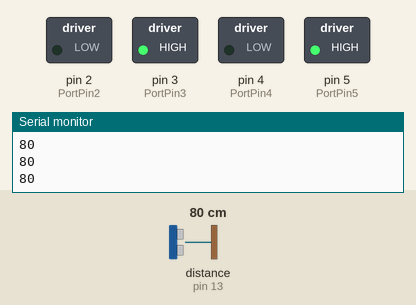
Simulated run of this sketch. Board: Arduino Uno, built with avr-gcc and run on an emulated ATmega328P. On the bench: switched loads named in the sketch (green lamp = pin HIGH), the last lines printed to the serial monitor. The test bench sets the inputs (shaded band); at power-on: distance to the obstacle (sensor on pin 13) 80 cm. The echo pulse lasts 58.3 µs per cm; pins used as bus, display or sensor lines are not drawn.

Above: at 1.2 s.
1.3 s: distance to the obstacle (sensor on pin 13) set to 7 cm
2.8 s: distance to the obstacle (sensor on pin 13) set to 4 cm
At 5.1 s:
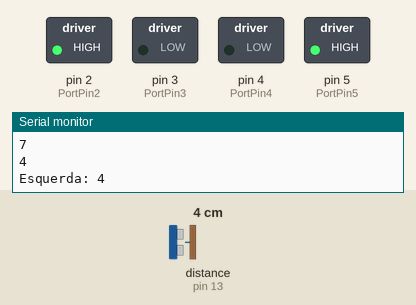
5.8 s: distance to the obstacle (sensor on pin 13) set to 9 cm
At 7.52 s:
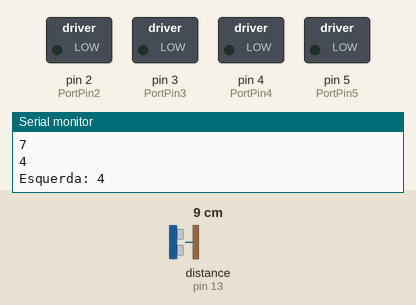
8.8 s: distance to the obstacle (sensor on pin 13) set to 2 cm
At 9.3 s:
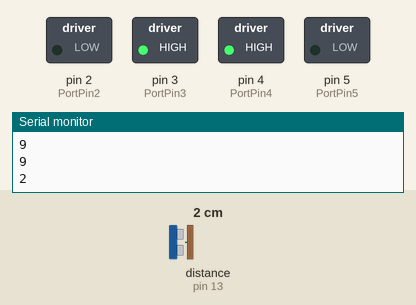
Timing chart, 0 to 12.1 s (numbered marks = the images above; inputs shaded):
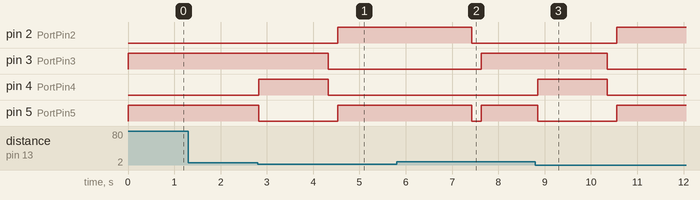

Measured:
- the behaviour switches between 6 and 5 cm on distance to the obstacle (sensor on pin 13) (found by bisection; images 0 and 1)
- after the input at 2.8 s, pin 2 (PortPin2): LOW → HIGH after 1.7 s; pin 3 (PortPin3): HIGH → LOW after 1.5 s; pin 4 (PortPin4): LOW → HIGH at once, → LOW 1.5 s later; pin 5 (PortPin5): HIGH → LOW at once, → HIGH 1.7 s later
- after the input at 5.8 s, pin 4 (PortPin4): stays LOW (without the input it goes to HIGH after 1.9 s); pin 5 (PortPin5): goes on until 7.6 s, then stays HIGH
- after the input at 8.8 s, pin 2 (PortPin2): LOW → HIGH after 1.8 s; pin 3 (PortPin3): HIGH → LOW after 1.6 s; pin 4 (PortPin4): LOW → HIGH after 0.05 s, → LOW 1.5 s later; pin 5 (PortPin5): HIGH → LOW after 0.05 s, → HIGH 1.7 s later

The sketch:

carrinho_que_desvia.ino
```cpp
int PortPin2 = 2;    // Motor 1
int PortPin3 = 3;    // Motor 1
int PortPin4 = 4;    // Motor 2
int PortPin5 = 5;    // Motor 2
int distancia = 0;
int disdir= 0;
int disesq = 0;

#define echoPin 13
#define trigPin 12

#include "Ultrasonic.h"

Ultrasonic ultrasonic(12,13);

void setup()   {
  Serial.begin(9600);
  pinMode(PortPin2, OUTPUT);
  pinMode(PortPin3, OUTPUT);
  pinMode(PortPin4, OUTPUT);
  pinMode(PortPin5, OUTPUT);
  pinMode(echoPin, INPUT);
  pinMode(trigPin, OUTPUT);

}

void loop()  {
  drive_frente();
  delay(100);
  distancia = ultrasonico();
  Serial.println(distancia);
  delay(10);

  if(distancia <= 5){
    drive_esquerda();
    delay(1500);
    drive_stop();
    delay(200);
    disesq = ultrasonico();
    Serial.print("Esquerda: ");
    Serial.println (disesq);
    drive_direita();
    delay(2900);
    drive_stop();
    delay(200);
    disdir = ultrasonico();
    Serial.print("Direita: ");
    Serial.println(disdir);
    if(disdir >= disesq){
      Serial.println("-->Direita");
      drive_frente();
    }
    else{
      Serial.println("<--Esquerda");
      drive_esquerda();
      delay(2800);
      drive_stop();
      delay(200);
      drive_frente();
    }
  }
}

void drive_esquerda(){           //função drive_esquerda
  digitalWrite(PortPin2, LOW);     //Motor 1
  digitalWrite(PortPin3, HIGH);    //Motor 2
  digitalWrite(PortPin4, HIGH);    //Motor 1
  digitalWrite(PortPin5, LOW);     //Motor 2
}

void drive_direita(){             //função drive_direita
  digitalWrite(PortPin2, HIGH);     //Motor 1
  digitalWrite(PortPin3, LOW);      //Motor 1
  digitalWrite(PortPin4, LOW);      //Motor 2
  digitalWrite(PortPin5, HIGH);     //Motor 2
}

void drive_stop(){                //função drive_stop
  digitalWrite(PortPin2, LOW);      //Motor 1
  digitalWrite(PortPin4, LOW);      //Motor 2
  digitalWrite(PortPin3, LOW);      //Motor 1
  digitalWrite(PortPin5, LOW);      //Motor 2
}

void drive_re(){                  //função drive_re
  digitalWrite(PortPin2, HIGH);     //Motor 1
  digitalWrite(PortPin3, LOW);      //Motor 1
  digitalWrite(PortPin4, HIGH);     //Motor 2
  digitalWrite(PortPin5, LOW);      //Motor 2
}

void drive_frente(){              //função drive_frente
  digitalWrite(PortPin2, LOW);      //Motor 1
  digitalWrite(PortPin3, HIGH);     //Motor 1
  digitalWrite(PortPin4, LOW);      //Motor 2
  digitalWrite(PortPin5, HIGH);     //Motor 2
}

int ultrasonico(){

  digitalWrite(trigPin, LOW);

  delayMicroseconds(2);

  digitalWrite(trigPin, HIGH);

  delayMicroseconds(10);

  digitalWrite(trigPin, LOW);

  int distancia = (ultrasonic.Ranging(CM));

  return(distancia);

}
```
